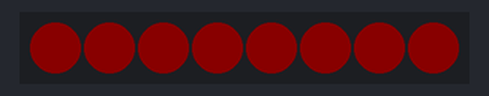
The sketch below on a simulated ESP32. On the bench: 8 RGB LEDs in strip order, left to right. Dim RGB values are drawn brighter than linear; WiFi joins after 1.5 s; servers stay silent unless stated; what the sketch prints to the serial monitor is not drawn.

Above: at 1.6 s.
At 2.1 s:
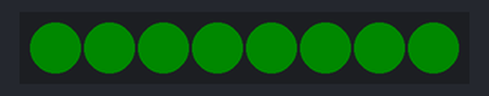
Timing chart, 0 to 3.6 s (numbered marks = the images above):
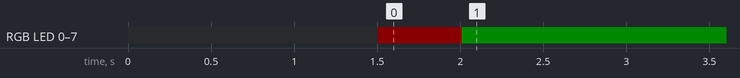

Measured:
- by itself, RGB LED 0–7: off → RGB(10, 0, 0) at 1.5 s, → RGB(0, 10, 0) 0.50 s later
- what the display in image 0 shows lasts 0.5 s, from 1.5 s to 2.0 s

The sketch:

neopixel_test.ino
```cpp
/*
  Neo_Pixel Test Code
    using ESP-32
*/

#include <WiFi.h>
#include <Adafruit_NeoPixel.h>

// Which pin on the Arduino is connected to the NeoPixels?
#define PIN 22

// How many NeoPixels are attached to the Arduino?
#define NUMPIXELS 8 // Popular NeoPixel ring size
Adafruit_NeoPixel pixels(NUMPIXELS, PIN, NEO_GRB + NEO_KHZ800);

#define DELAYVAL 500 // Time (in milliseconds) to pause between pixels

#define SSID "ubilab_wifi"   // Wifi SSID
#define PWD "ohg4xah3oufohreiPe7e"   // Wifi Password

#define NAME "Puzzle_2"  // Host Name

void setup() {

   Serial.begin(9600);

  /*********************
     WiFi Connection
   *********************/
  Serial.print("Connecting to ");
  Serial.println(SSID);
  // Set name passed to AP while connection
  WiFi.setHostname(NAME);
  // Connect to AP
  WiFi.begin(SSID, PWD);
  // Wait while not connected
  while (WiFi.status() != WL_CONNECTED) {
    delay(500); Serial.print(".");
  }
  // Print IP
  Serial.println("\nWiFi connected.\nIP Adress: ");
  Serial.println(WiFi.localIP());

  /*********************
    NeoPixel Initialize
   *********************/
  pixels.begin(); // INITIALIZE NeoPixel strip object (REQUIRED)
  pixels.clear();
  for(int i=0;i<NUMPIXELS;i++)
  {
    pixels.setBrightness(10);
    pixels.setPixelColor(i, pixels.Color(255, 0, 0));
    pixels.show();
  }
  delay(500);
}

void loop() {

   for(int i=0;i<NUMPIXELS;i++)
   {
      pixels.setBrightness(10);
      pixels.setPixelColor(i, pixels.Color(0, 255, 0));
      pixels.show();
   }
}
```
